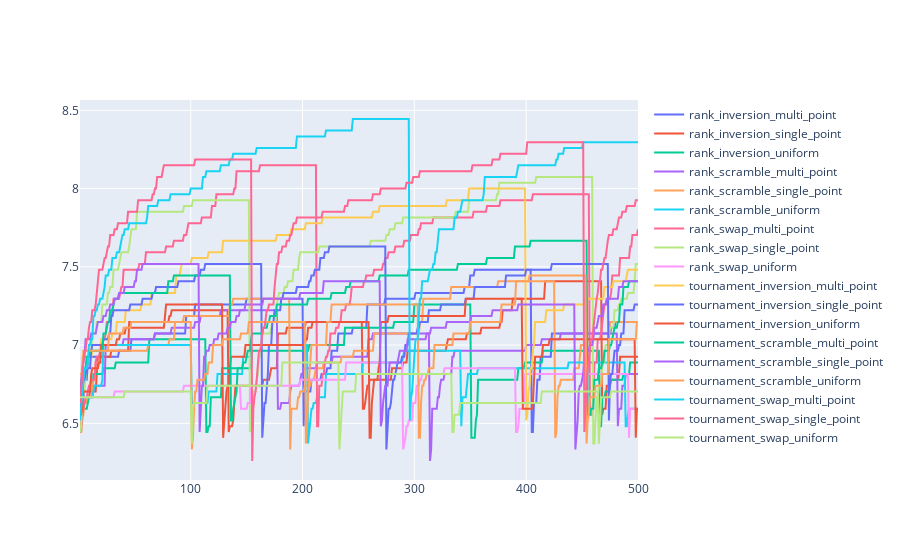

The notebook cell this image was saved under:
### Code cell
# Create traces
fig = go.Figure()

for idx in range(len(list_name_columns)):
    fig.add_trace(go.Scatter(x=df.index, y=df.iloc[:,idx],
                        mode='lines',
                        name=list_name_columns[idx]))


fig.show()

### Figure 1 — Plotly figure (JSON) as saved in the notebook; plotly's stock layout.template omitted (floating-point values rounded to 4 significant figures; data arrays with more than 128 entries replaced by an {"elided": "..."} marker saying what was removed)
{"data": [{"mode": "lines", "name": "rank_inversion_multi_point", "type": "scatter", "x": {"elided": "500 int values"}, "y": {"elided": "500 float values"}}, {"mode": "lines", "name": "rank_inversion_single_point", "type": "scatter", "x": {"elided": "500 int values"}, "y": {"elided": "500 float values"}}, {"mode": "lines", "name": "rank_inversion_uniform", "type": "scatter", "x": {"elided": "500 int values"}, "y": {"elided": "500 float values"}}, {"mode": "lines", "name": "rank_scramble_multi_point", "type": "scatter", "x": {"elided": "500 int values"}, "y": {"elided": "500 float values"}}, {"mode": "lines", "name": "rank_scramble_single_point", "type": "scatter", "x": {"elided": "500 int values"}, "y": {"elided": "500 float values"}}, {"mode": "lines", "name": "rank_scramble_uniform", "type": "scatter", "x": {"elided": "500 int values"}, "y": {"elided": "500 float values"}}, {"mode": "lines", "name": "rank_swap_multi_point", "type": "scatter", "x": {"elided": "500 int values"}, "y": {"elided": "500 float values"}}, {"mode": "lines", "name": "rank_swap_single_point", "type": "scatter", "x": {"elided": "500 int values"}, "y": {"elided": "500 float values"}}, {"mode": "lines", "name": "rank_swap_uniform", "type": "scatter", "x": {"elided": "500 int values"}, "y": {"elided": "500 float values"}}, {"mode": "lines", "name": "tournament_inversion_multi_point", "type": "scatter", "x": {"elided": "500 int values"}, "y": {"elided": "500 float values"}}, {"mode": "lines", "name": "tournament_inversion_single_point", "type": "scatter", "x": {"elided": "500 int values"}, "y": {"elided": "500 float values"}}, {"mode": "lines", "name": "tournament_inversion_uniform", "type": "scatter", "x": {"elided": "500 int values"}, "y": {"elided": "500 float values"}}, {"mode": "lines", "name": "tournament_scramble_multi_point", "type": "scatter", "x": {"elided": "500 int values"}, "y": {"elided": "500 float values"}}, {"mode": "lines", "name": "tournament_scramble_single_point", "type": "scatter", "x": {"elided": "500 int values"}, "y": {"elided": "500 float values"}}, {"mode": "lines", "name": "tournament_scramble_uniform", "type": "scatter", "x": {"elided": "500 int values"}, "y": {"elided": "500 float values"}}, {"mode": "lines", "name": "tournament_swap_multi_point", "type": "scatter", "x": {"elided": "500 int values"}, "y": {"elided": "500 float values"}}, {"mode": "lines", "name": "tournament_swap_single_point", "type": "scatter", "x": {"elided": "500 int values"}, "y": {"elided": "500 float values"}}, {"mode": "lines", "name": "tournament_swap_uniform", "type": "scatter", "x": {"elided": "500 int values"}, "y": {"elided": "500 float values"}}], "layout": {}}
